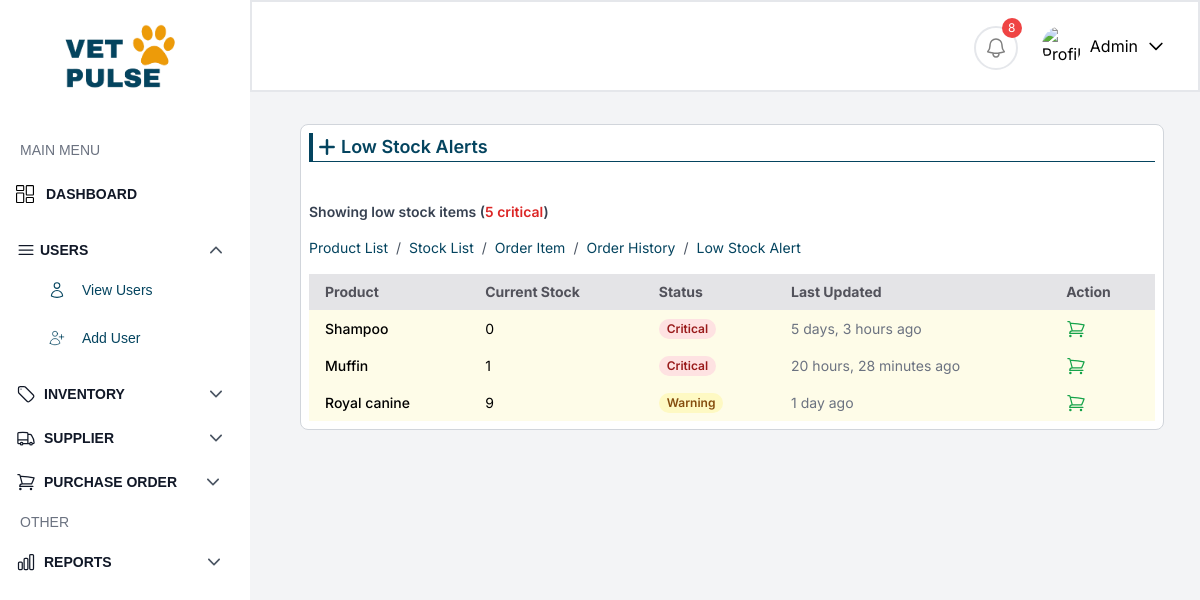
Page /low-stock-alerts/ (signed in) on the committed database.
### petclinic_app/models.py (models this page shows, shortened)
class Stock(models.Model):
    stock_id = models.AutoField(primary_key=True)
    product = models.ForeignKey(Product, on_delete=models.CASCADE)
    product_supplier = models.ForeignKey('ProductSupplier', on_delete=models.CASCADE, null=True, blank=True)
    created_by = models.ForeignKey(User, on_delete=models.CASCADE, null=True, blank=True)
    quantity = models.IntegerField()
    price = models.DecimalField(max_digits=10, decimal_places=2, null=True, blank=True)
    expiring_date = models.DateField(null=True, blank=True)
    created_at = models.DateTimeField(auto_now_add=True)
    updated_at = models.DateTimeField(auto_now=True)

class Product(models.Model):
    product_id = models.AutoField(primary_key=True)
    product_name = models.CharField(max_length=255, unique=True)
    image = models.ImageField(upload_to='product_images/', null=True, blank=True)
    description = models.TextField(null=True, blank=True)
    category = models.CharField(max_length=20, choices=CATEGORY_CHOICES, null=True, blank=True)
    suppliers = models.ManyToManyField("Supplier", blank=True)  # Use string reference
    created_by = models.ForeignKey(User, on_delete=models.CASCADE, null=True, blank=True)
    created_at = models.DateTimeField(auto_now_add=True, null=True, blank=True)
    updated_at = models.DateTimeField(auto_now=True)
    movement_threshold = models.IntegerField(default=100)

### petclinic_app/views.py (the view, shortened to what this page needs)
# urls.py: path('low-stock-alerts/', LowStockAlertView.as_view(), name='low_stock_alerts'),
class LowStockAlertView(LoginRequiredMixin, ListView):
    model = Stock
    template_name = 'low_stock_alerts.html'
    context_object_name = 'low_stock_items'
    paginate_by = 10
    def get_queryset(self):
        return Stock.objects.select_related('product').filter(
            quantity__lt=10  # Threshold for low stock
        ).order_by('quantity')
    def get_context_data(self, **kwargs):
        context = super().get_context_data(**kwargs)
        paginator = context['paginator']
        page_obj = context['page_obj']
        current_page = page_obj.number
        total_pages = paginator.num_pages
        page_range = []
        if total_pages <= 7:
            page_range = range(1, total_pages + 1)
        context['custom_page_range'] = page_range
        context['current_page'] = 'Low Stock Alerts'
        return context

### templates/low_stock_alerts.html (shortened to what this page needs)
{% extends 'adminbar.html' %}
{% block content %}
<div class="text-[#04445F] font-semibold text-lg flex">
    <div class="w-px h-7 p-[2px] bg-[#04445F] mr-1"></div>
    <svg xmlns="http://www.w3.org/2000/svg" fill="none" viewBox="0 0 24 24" stroke-width="3" stroke="currentColor" class="mr-1 h-7 w-5">
        <path stroke-linecap="round" stroke-linejoin="round" d="M12 4v16m8-8H4" />
    </svg>Low Stock Alerts
</div>
<hr class="mb-10 border-[#04445F]">
<div class="mb-4">
    <div class="text-sm text-gray-700 font-semibold">
        Showing  low stock items
        {% if critical_count %}
            (<span class="text-red-600">{{ critical_count }} critical</span>)
        {% endif %}
    </div>
</div>
<nav class="text-sm mb-4 text-gray-600" aria-label="Breadcrumb">
  <ol class="list-reset flex flex-wrap">
    <li>
      <a href="{% url 'product_list' %}" class="text-[#04445F] hover:underline">Product List</a>
    </li>
    <li><span class="mx-2">/</span></li>
    <li>
      <a href="{% url 'stock_list' %}" class="text-[#04445F] hover:underline">Stock List</a>
    </li>
    <li><span class="mx-2">/</span></li>
    <li>
      <a href="{% url 'item_orders' %}" class="text-[#04445F] hover:underline">Order Item</a>
    </li>
    <li><span class="mx-2">/</span></li>
    <li>
      <a href="{% url 'order_item_history' %}" class="text-[#04445F] hover:underline">Order History</a>
    </li>
    <li><span class="mx-2">/</span></li>
    <li>
      <a href="{% url 'low_stock_alerts' %}" class="text-[#04445F] hover:underline">Low Stock Alert</a>
    </li>
  </ol>
</nav>
<div class="overflow-x-auto">
    <table class="min-w-full bg-white text-sm">
        <thead>
            <tr class="bg-[#e4e4e7] text-[#52525b] text-left">
                <th class="px-4 py-2">Product</th>
                <th class="px-4 py-2">Current Stock</th>
                <th class="px-4 py-2">Status</th>
                <th class="px-4 py-2">Last Updated</th>
                <th class="px-4 py-2">Action</th>
            </tr>
        </thead>
        <tbody>
            {% for stock in low_stock_items %}
            <tr class="{% if stock.is_critical %}bg-red-50{% elif stock.quantity < 10 %}bg-yellow-50{% endif %}">
                <td class="px-4 py-2 font-medium">{{ stock.product.product_name|capfirst }}</td>
                <td class="px-4 py-2 text-left">{{ stock.quantity }}</td>
                <td class="px-4 py-2">
                    <span class="px-2 inline-flex text-xs leading-5 font-semibold rounded-full
                        {% if stock.quantity < 5 %}bg-red-100 text-red-800
                        {% elif stock.quantity < 10 %}bg-yellow-100 text-yellow-800
                        {% else %}bg-green-100 text-green-800{% endif %}">
                        {% if stock.quantity < 5 %}Critical
                        {% elif stock.quantity < 10 %}Warning
                        {% else %}Low{% endif %}
                    </span>
                </td>
                <td class="px-4 py-2 text-gray-500">{{ stock.updated_at|timesince }} ago</td>
                <td class="px-4 py-2">
                    <a href="{% url 'create_order' %}?product_id={{ stock.product.product_id }}&quantity={% widthratio stock.product.min_stock_level 1 2 %}"
                       class="text-[#16a34a] font-medium ">
                    </a>
                </td>
            </tr>
            {% empty %}
            <tr>
                <td colspan="6" class="px-6 py-4 text-center text-sm text-gray-500">
                    No low stock items found
                </td>
            </tr>
            {% endfor %}
        </tbody>
    </table>
</div>
{% endblock %}

### templates/adminbar.html (shortened to what this page needs)
{% load compress static %}
<!DOCTYPE html>
<html lang="en">
<head>
    <link href="https://cdn.jsdelivr.net/npm/tailwindcss@2.2.19/dist/tailwind.min.css" rel="stylesheet">
    <script src="https://cdn.tailwindcss.com"></script>
    {% compress css %}
    <link rel="stylesheet" href="{% static 'src/output.css' %}">
    {% endcompress %}
</head>
<body class="bg-gray-100 font-[Inter]">
    <nav id="navBar" class="flex items-center justify-between bg-white border border-2 p-4 sticky top-0 z-30 md:ml-[250px] ml-0">
        <div class="flex items-center space-x-2">
<div class="relative">
    <button id="notificationButton" class="text-black bg-white border-2 hover:bg-gray-200 p-2 rounded-full focus:outline-none mt-1">
        {% if expiring_count > 0 or low_stock_count > 0 %}
        <span class="absolute -top-1 -right-1 bg-red-500 text-white text-xs rounded-full h-5 w-5 flex items-center justify-center">
            {{ expiring_count|add:low_stock_count }}
        </span>
        {% endif %}
    </button>
</div>
            {% if user.is_authenticated %}
            <div class="relative">
                <div onclick="toggleDropdown7()" class="flex items-center px-4 py-2 rounded-md cursor-pointer">
                    <img src="https://images.unsplash.com/photo-1633332755192-727a05c4013d?auto=format&fit=crop&w=1480&q=80" alt="Profile" class="w-10 h-10 rounded-full mr-2">
                    <span class="text-black">{{ user.username|capfirst }}</span>
                    <svg xmlns="http://www.w3.org/2000/svg" fill="none" viewBox="0 0 24 24" stroke-width="2" stroke="black" class="w-5 h-5 ml-2">
                        <path stroke-linecap="round" stroke-linejoin="round" d="M19 9l-7 7-7-7" />
                    </svg>
                </div>
            </div>
            {% endif %}
        </div>
    </nav>
    <div class="flex">
       <nav id="sidebar" class="bg-white h-screen fixed top-0 left-0 min-w-[250px] py-6 px-4 font-[sans-serif] overflow-auto transition-transform transform -translate-x-full md:translate-x-0 z-50" aria-hidden="true">
            <div class="flex justify-between items-center">
                <a href=""><img src="{% static 'images/logotransparent.png' %}" alt="logo" class='w-32 ml-10' /></a>
            </div>
            <ul class="mt-8">
                <a class="text-gray-500 transition-all text-sm flex items-center rounded-md px-1 py-3">
                    <span>MAIN MENU</span>
                </a>
                <li>
                    <a href="{% url 'dashboardpage' %}" class="transition-all text-sm flex items-center py-3">
                        <span class="text-[#111827] text-sm font-bold flex-1">DASHBOARD</span>
                    </a>
                </li>
            </ul>
            <div class="mt-6">
                <div class="flex cursor-pointer group items-center" onclick="toggleDropdown()">
                    <h8 class="text-[#111827] text-sm font-bold flex items-center space-x-1">
                        <svg xmlns="http://www.w3.org/2000/svg" fill="none" viewBox="0 0 24 24" stroke-width="1.5" stroke="currentColor" class="w-5 h-5">
                            <path stroke-linecap="round" stroke-linejoin="round" d="M3.75 6.75h16.5M3.75 12h16.5m-16.5 5.25h16.5" />
                        </svg>
                        <span>USERS</span>
                    </h8>
                </div>
                <ul id="dropdownMenu" class="space-y-1 mt-2 pl-4 hidden transition-all duration-300">
                    <li>
                        <a href="{% url 'user_list' %}" class="text-[#04445F] hover:text-black transition-all text-sm flex items-center hover:bg-[#efefef] rounded-md px-4 py-3">
                            <span>View Users</span>
                        </a>
                    </li>
                    <li>
                        <a href="{% url 'signup' %}" class="text-[#04445F] hover:text-black transition-all text-sm flex items-center hover:bg-[#efefef] rounded-md px-4 py-3">
                            <span>Add User</span>
                        </a>
                    </li>
                </ul>
            </div>
<div class="mt-6">
  <div class="flex cursor-pointer group items-center" onclick="toggleDropdown1()">
    <h6 class="text-[#111827] text-sm font-bold flex items-center space-x-2">
      <span >INVENTORY</span>
    </h6>
  </div>
</div>
<div class="mt-6">
  <div class="flex cursor-pointer group items-center" onclick="toggleDropdown6()">
    <h9 class="text-[#111827] text-sm font-bold flex items-center space-x-2">
      <span>SUPPLIER</span>
    </h9>
  </div>
</div>
<div class="mt-6">
  <div class="flex cursor-pointer group items-center" onclick="toggleDropdown8()">
    <h9 class="text-[#111827] text-sm font-bold  flex items-center space-x-2">
      <span>PURCHASE ORDER</span>
    </h9>
  </div>
</div>
<ul class="mt-2">
  <a class="text-gray-500 transition-all text-sm flex items-center rounded-md px-1 py-3">
  <span>OTHER</span>
</a>
</ul>
<div class="mt-2">
  <div class="flex cursor-pointer group items-center" onclick="toggleDropdown3()">
    <h9 class="text-[#111827] text-sm font-bold flex items-center space-x-2">
      <span>REPORTS</span>
    </h9>
  </div>
</div>
        </nav>
        <main class="flex-1 overflow-y-auto p-2 ml-0 md:ml-[300px] mr-0 md:mr-[36px] border border-gray-300 bg-white rounded-lg mb-10 max-w-full mt-8">
            {% block content %}
            {% endblock %}
        </main>
    </div>
</body>
</html>

### rows in the picture
Stock: product.product_name "Shampoo", quantity "0", shows "Critical", updated_at "5 days, 3 hours"
Stock: product.product_name "Muffin", quantity "1", shows "Critical", updated_at "20 hours, 28 minutes"
Stock: product.product_name "Royal canine", quantity "9", shows "Warning", updated_at "1 day"

### other values in the picture
{{ expiring_count|add:low_stock_count }} "8"
{{ user.username|capfirst }} "Admin"
{{ critical_count }} "5"
